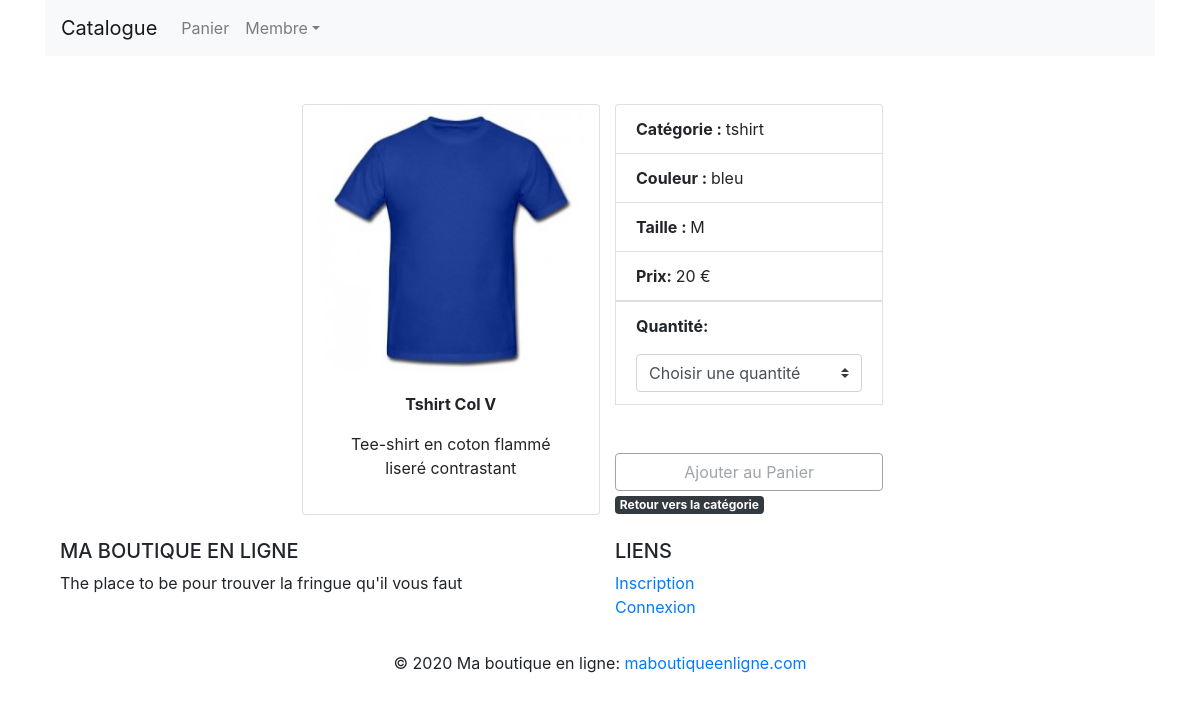
Screenshot of /fiche-produit.php?id_produit=1 with the database file from the repository.
### tables this page shows
CREATE TABLE `produit` (
  `id_produit` int(3) NOT NULL,
  `reference` varchar(20) NOT NULL,
  `categorie` varchar(20) NOT NULL,
  `titre` varchar(100) NOT NULL,
  `description` text NOT NULL,
  `couleur` varchar(20) NOT NULL,
  `taille` varchar(5) NOT NULL,
  `public` enum('m','f','mixte') NOT NULL,
  `photo` varchar(250) NOT NULL,
  `prix` int(3) NOT NULL,
  `stock` int(3) NOT NULL
);

### fiche-produit.php (the view, shortened to what this page needs)
<?php
    require_once("inc/init.php");
    if(isset($_GET["id_produit"])){
        $r = $pdo->query("SELECT * FROM produit WHERE id_produit = '$_GET[id_produit]' ");
        $produit = $r->fetch(PDO::FETCH_ASSOC);
    }
require_once("inc/header.php");
?>
<div class="row col-md-10 mx-auto justify-content-center">
    <div class="card col-md-4">
        <img class="card-img-top" src="<?php echo $produit["photo"]; ?>" alt="Card image cap">
        <div class="card-body">
            <p class="card-text text-center font-weight-bold"> <?php echo $produit["titre"]; ?> </p>
            <p class="card-text text-center"> <?php echo $produit["description"]; ?> </p>
        </div>
    </div>
    <div class="col-md-4">
        <ul class="list-group">
            <li class="list-group-item"><span class="title"> Catégorie : </span> <?php echo $produit["categorie"]; ?> </li>
            <li class="list-group-item"><span class="title"> Couleur : </span> <?php echo $produit["couleur"]; ?> </li>
            <li class="list-group-item"><span class="title"> Taille : </span> <?php echo $produit["taille"]; ?> </li>
            <li class="list-group-item"><span class="title"> Prix: </span> <?php echo $produit["prix"]; ?> € </li>
            <form method="POST" action="panier.php">
                <li class="list-group-item">
                    <p><span class="title"> Quantité: </span> </p>
                    <select class="custom-select" id="selectQuantity" name="quantite">
                        <option disabled selected>Choisir une quantité</option>
                    </select>
                </li>
        </ul>
            <input class="btn btn-outline-secondary mt-5" disabled id="ajoutPanier" type="submit" name="ajout_panier" style="width:100%;" value="Ajouter au Panier">
        <a href="index.php?categorie=<?php echo $produit["categorie"]; ?>" class="badge badge-dark"> Retour vers la catégorie </a>
    </div>
</div>
<?php
    require_once("inc/footer.php");
?>

### inc/css/style.css (style rules this page uses)
ul { list-style: none; }
ul li { display: inline-block; }
.title { font-weight: bold; }

### rows the page displays
produit: photo (picture), titre "Tshirt Col V", description "Tee-shirt en coton flammé liseré contrastant", categorie "tshirt", couleur "bleu", taille "M", prix "20"
